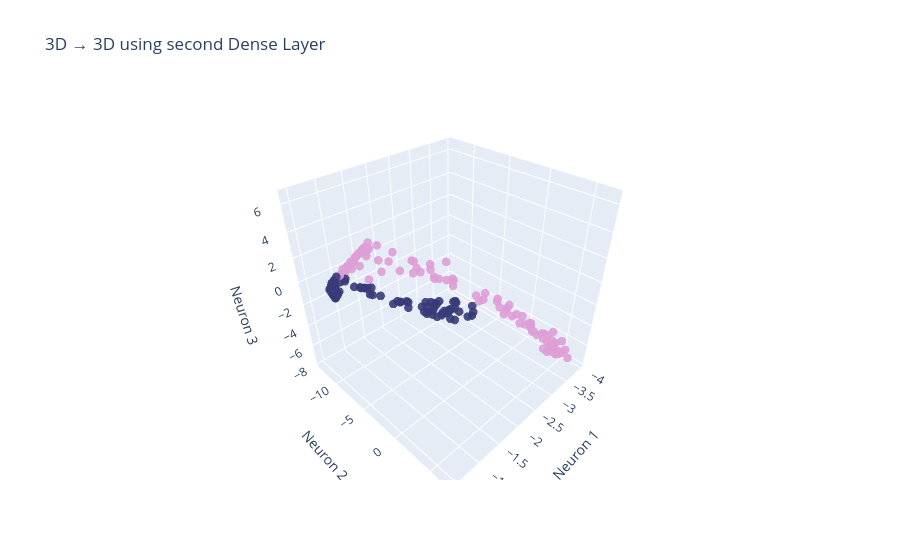

This figure's notebook cell:
### Markdown cell above
# Plotting second linear transformation

### Code cell
plot_3d_output(Z2, y, "3D → 3D using second Dense Layer")

### Figure 1 — Plotly figure (JSON) as saved in the notebook; plotly's stock layout.template omitted (floating-point values rounded to 4 significant figures; data arrays with more than 128 entries replaced by an {"elided": "..."} marker saying what was removed)
{"data": [{"marker": {"color": {"elided": "200 int values"}, "colorscale": [[0, "rgb(57, 59, 121)"], [1, "rgb(222, 158, 214)"]], "opacity": 0.9, "size": 5, "symbol": "circle"}, "mode": "markers", "type": "scatter3d", "x": {"elided": "200 float values"}, "y": {"elided": "200 float values"}, "z": {"elided": "200 float values"}}], "layout": {"scene": {"xaxis": {"title": {"text": "Neuron 1"}}, "yaxis": {"title": {"text": "Neuron 2"}}, "zaxis": {"title": {"text": "Neuron 3"}}}, "title": {"text": "3D → 3D using second Dense Layer"}}}
